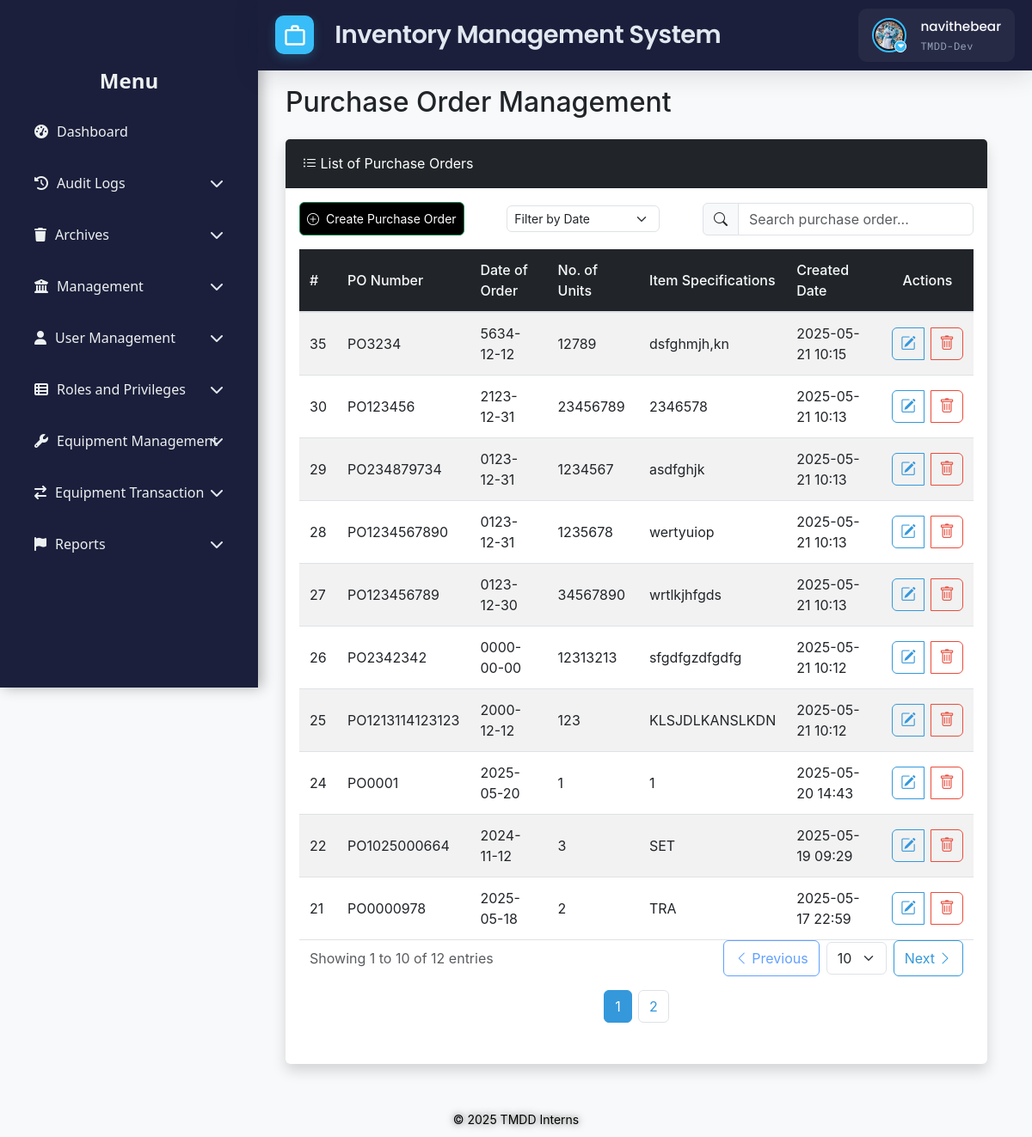
Page /src/view/php/modules/equipment_transactions/purchase_order.php (signed in) on the committed database.
### tables this page shows
CREATE TABLE `users` (
  `id` int(11) NOT NULL,
  `username` varchar(50) NOT NULL,
  `email` varchar(100) NOT NULL,
  `password` varchar(255) NOT NULL,
  `first_name` varchar(100) DEFAULT NULL,
  `last_name` varchar(100) DEFAULT NULL,
  `date_created` timestamp NULL DEFAULT current_timestamp(),
  `status` enum('Offline','Online') NOT NULL,
  `is_disabled` tinyint(1) NOT NULL DEFAULT 0,
  `profile_pic_path` varchar(2048) DEFAULT NULL
);

CREATE TABLE `roles` (
  `id` int(11) NOT NULL,
  `role_name` varchar(100) NOT NULL,
  `is_disabled` tinyint(1) NOT NULL DEFAULT 0
);

CREATE TABLE `purchase_order` (
  `id` int(11) NOT NULL,
  `po_no` varchar(20) DEFAULT NULL,
  `date_of_order` date NOT NULL,
  `no_of_units` int(11) NOT NULL,
  `item_specifications` text NOT NULL,
  `date_created` datetime DEFAULT current_timestamp(),
  `is_disabled` tinyint(1) NOT NULL DEFAULT 0
);

### src/control/RBACService.php (called while the page is built, shortened)
<?php
final class RBACService
{
    private array $privileges = [];
    public function __construct(
        private \PDO $pdo,
        int $userId
    ) {
        $this->loadUserPrivileges($userId);
    }
    private function loadUserPrivileges(int $userId): void
    {
        $sql = <<<'SQL'
        SELECT
          m.module_name,
          p.priv_name
        FROM user_department_roles ur
        JOIN roles r
          ON ur.role_id = r.id
         AND r.is_disabled = 0
        JOIN role_module_privileges rmp
          ON rmp.role_id = r.id
        JOIN modules m
          ON rmp.module_id = m.id
        JOIN privileges p
          ON rmp.privilege_id = p.id
         AND p.is_disabled = 0
       WHERE ur.user_id = ?
    SQL;
        $stmt = $this->pdo->prepare($sql);
        $stmt->execute([$userId]);
        while ($row = $stmt->fetch(\PDO::FETCH_ASSOC)) {
            $this->privileges[$row['module_name']][] = $row['priv_name'];
        }
    }
    public function hasPrivilege(string $module, string $priv): bool
    {
        return isset($this->privileges[$module])
            && in_array($priv, $this->privileges[$module], true);
    }
}

### src/view/php/modules/equipment_transactions/purchase_order.php (the view, shortened to what this page needs)
<?php
require_once '../../../../../config/ims-tmdd.php';
include '../../general/header.php';
$rbac = new RBACService($pdo, $_SESSION['user_id']);
$rbac->requirePrivilege('Equipment Transactions', 'View');
$canCreate = $rbac->hasPrivilege('Equipment Transactions', 'Create');
$canModify = $rbac->hasPrivilege('Equipment Transactions', 'Modify');
$canRemove = $rbac->hasPrivilege('Equipment Transactions', 'Remove');
try {
    $stmt = $pdo->query("SELECT * FROM purchase_order WHERE is_disabled = 0 ORDER BY id DESC");
    $purchaseOrders = $stmt->fetchAll();
} catch (PDOException $e) {
    $errors[] = "Error retrieving Purchase Orders: " . $e->getMessage();
}
?>
<!DOCTYPE html>
<html lang="en">
<head>
    <link href="https://cdn.jsdelivr.net/npm/bootstrap@5.3.0/dist/css/bootstrap.min.css" rel="stylesheet">
    <link href="https://cdn.jsdelivr.net/npm/bootstrap-icons@1.10.5/font/bootstrap-icons.css" rel="stylesheet">
    <link href="../../../styles/css/equipment-transactions.css" rel="stylesheet">
</head>
<body>
    <div class="wrapper">
        <div class="main-content">
            <div class="container-fluid">
                <?php include '../../general/sidebar.php'; ?>
                <h2 class="mb-4">Purchase Order Management</h2>
                <div class="card shadow">
                    <div class="card-header bg-dark text-white d-flex justify-content-between align-items-center">
                        <span><i class="bi bi-list-ul"></i> List of Purchase Orders</span>
                    </div>
                    <div class="card-body p-3">
                        <div class="d-flex justify-content-between align-items-center mb-3">
                            <?php if ($canCreate): ?>
                                <button type="button" class="btn btn-success btn-sm" data-bs-toggle="modal"
                                    data-bs-target="#addPOModal">
                                    <i class="bi bi-plus-circle"></i> Create Purchase Order
                                </button>
                            <?php else: ?>
                                <div></div>
                            <?php endif; ?>
                            <select class="form-select form-select-sm" id="dateFilter" style="width: auto;">
                                <option value="">Filter by Date</option>
                            </select>
                            <div class="input-group w-auto">
                                <span class="input-group-text"><i class="bi bi-search"></i></span>
                                <input type="text" id="searchPO" class="form-control" placeholder="Search purchase order...">
                            </div>
                        </div>
                        <div class="table-responsive" id="table">
                            <table id="purchaseTable" class="table table-striped table-hover">
                                <thead class="table-dark">
                                    <tr>
                                        <th>#</th>
                                        <th>PO Number</th>
                                        <th>Date of Order</th>
                                        <th>No. of Units</th>
                                        <th>Item Specifications</th>
                                        <th>Created Date</th>
                                        <th class="text-center">Actions</th>
                                    </tr>
                                </thead>
                                <tbody id="poTable">
                                    <?php if (!empty($purchaseOrders)): ?>
                                        <?php foreach ($purchaseOrders as $po): ?>
                                            <tr>
                                                <td><?php echo htmlspecialchars($po['id']); ?></td>
                                                <td><?php echo htmlspecialchars($po['po_no']); ?></td>
                                                <td><?php echo htmlspecialchars($po['date_of_order']); ?></td>
                                                <td><?php echo htmlspecialchars($po['no_of_units']); ?></td>
                                                <td><?php echo htmlspecialchars($po['item_specifications']); ?></td>
                                                <td><?php echo date('Y-m-d H:i', strtotime($po['date_created'])); ?></td>
                                                <td class="text-center">
                                                    <div class="btn-group" role="group">
                                                        <?php if ($canModify): ?>
                                                            <a class="btn btn-sm btn-outline-primary edit-po"
                                                                data-id="<?php echo htmlspecialchars($po['id']); ?>"
                                                                data-po="<?php echo htmlspecialchars($po['po_no']); ?>"
                                                                data-date="<?php echo htmlspecialchars($po['date_of_order']); ?>"
                                                                data-units="<?php echo htmlspecialchars($po['no_of_units']); ?>"
                                                                data-item="<?php echo htmlspecialchars($po['item_specifications']); ?>">
                                                                <i class="bi bi-pencil-square"></i> <span>Edit</span>
                                                            </a>
                                                        <?php endif; ?>
                                                        <?php if ($canRemove): ?>
                                                            <a class="btn btn-sm btn-outline-danger remove-po"
                                                                data-id="<?php echo htmlspecialchars($po['id']); ?>"
                                                                href="#">
                                                                <i class="bi bi-trash"></i> <span>Remove</span>
                                                            </a>
                                                        <?php endif; ?>
                                                    </div>
                                                </td>
                                            </tr>
                                        <?php endforeach; ?>
                                    <?php else: ?>
                                        <tr>
                                            <td colspan="7">No Purchase Orders found.</td>
                                        </tr>
                                    <?php endif; ?>
                                </tbody>
                            </table>
                            <div class="container-fluid">
                                <div class="row align-items-center g-3">
                                    <div class="col-12 col-sm-auto">
                                        <div class="text-muted">
                                            <?php $totalLogs = count($purchaseOrders); ?>
                                            Showing <span id="currentPage">1</span> to <span id="rowsPerPage">10</span> of <span id="totalRows"><?= $totalLogs ?></span> entries
                                        </div>
                                    </div>
                                    <div class="col-12 col-sm-auto ms-sm-auto">
                                        <div class="d-flex align-items-center gap-2">
                                            <button id="prevPage"
                                                class="btn btn-outline-primary d-flex align-items-center gap-1">
                                                <i class="bi bi-chevron-left"></i> Previous
                                            </button>
                                            <select id="rowsPerPageSelect" class="form-select" style="width: auto;">
                                                <option value="10" selected>10</option>
                                            </select>
                                            <button id="nextPage"
                                                class="btn btn-outline-primary d-flex align-items-center gap-1">
                                                Next <i class="bi bi-chevron-right"></i>
                                            </button>
                                        </div>
                                    </div>
                                </div>
                                <div class="row mt-3">
                                    <div class="col-12">
                                        <ul class="pagination justify-content-center" id="pagination"></ul>
                                    </div>
                                </div>
                            </div>
                        </div>
                    </div>
                </div>
            </div>
        </div> </div> <?php if ($canRemove): ?>
        <div class="modal fade" id="removePOModal" tabindex="-1">
            <div class="modal-dialog modal-dialog-centered">
                <div class="modal-content">
                    <div class="modal-header">
                        <h5 class="modal-title">Confirm Removal</h5>
                        <button type="button" class="btn-close" data-bs-dismiss="modal"
                            aria-label="Close"></button>
                    </div>
                    <div class="modal-body">
                        Are you sure you want to remove this purchase order?
                    </div>
                    <div class="modal-footer">
                        <button type="button" class="btn btn-secondary"
                            data-bs-dismiss="modal">Cancel</button>
                        <button type="button" id="confirmRemoveBtn"
                            class="btn btn-danger">Remove</button>
                    </div>
                </div>
            </div>
        </div>
    <?php endif; ?>
    <?php include '../../general/footer.php'; ?>
</body>
</html>

### src/view/php/general/header.php (shortened to what this page needs)
<?php
$user_id = $_SESSION['user_id'] ?? null;
$stmt = $pdo->prepare("
    SELECT u.username, u.profile_pic_path, r.role_name AS role
    FROM users u
    LEFT JOIN user_department_roles ur ON u.id = ur.user_id
    LEFT JOIN roles r ON ur.role_id = r.id
    WHERE u.id = ?
    LIMIT 1
");
$stmt->execute([$user_id]);
$user = $stmt->fetch(PDO::FETCH_ASSOC);
?>
<!DOCTYPE html>
<html lang="en">
<head>
    <link href="https://cdn.jsdelivr.net/npm/bootstrap@5.2.3/dist/css/bootstrap.min.css" rel="stylesheet">
    <link href="https://cdn.jsdelivr.net/npm/bootstrap-icons@1.10.3/font/bootstrap-icons.css" rel="stylesheet">
    <link rel="stylesheet"
        href="https://cdn.jsdelivr.net/npm/bootstrap@5.3.0/dist/css/bootstrap.min.css">
    <link rel="stylesheet"
        href="https://cdnjs.cloudflare.com/ajax/libs/font-awesome/6.4.0/css/all.min.css">
    <link href="https://cdn.jsdelivr.net/npm/select2@4.1.0-rc.0/dist/css/select2.min.css" rel="stylesheet" />
    <link rel="stylesheet" href="<?php echo BASE_URL; ?>src/view/styles/css/toast.css">
    <link rel="stylesheet" href="<?php echo BASE_URL; ?>src/view/styles/css/header_footer.css">
</head>
<body>
    <header class="header">
        <div class="logo-container">
            <div class="logo-icon">
                <svg viewBox="0 0 24 24">
                    <path d="M20 6h-4V4c0-1.1-.9-2-2-2h-4c-1.1 0-2 .9-2 2v2H4c-1.1 0-2 .9-2 2v12c0 1.1.9 2 2 2h16c1.1 0 2-.9 2-2V8c0-1.1-.9-2-2-2zM10 4h4v2h-4V4zm10 16H4V8h16v12z" />
                </svg>
            </div>
            <div>
                <div class="logo-text">Inventory Management System</div>
            </div>
        </div>
        <div class="header-widgets">
            <div class="user-profile" onclick="toggleDropdown()">
                <div class="profile-picture-container">
                    <img
                        src="<?= BASE_URL .
                                    (
                                        !empty($user['profile_pic_path'])
                                        ? 'public/' . htmlspecialchars($user['profile_pic_path'])
                                        : 'public/assets/img/default_profile.jpg'
                                    )
                                ?>"
                        alt="User Profile"
                        class="profile-picture" />
                    <span class="dropdown-indicator"><i class="fas fa-caret-down"></i></span>
                </div>
                <div class="user-info">
                    <div class="user-name"><?php echo htmlspecialchars($user['username']); ?></div>
                    <div class="user-role"><?= htmlspecialchars($user['role']); ?></div>
                </div>
            </div>
        </div>
    </header>
</body>
</html>

### rows in the picture
users: profile_pic_path (picture), username "navithebear", roles.role_name "TMDD-Dev"
purchase_order: id "35", po_no "PO3234", date_of_order "5634-12-12", no_of_units "12789", item_specifications "dsfghmjh,kn", date_created "2025-05-21 10:15"
purchase_order: id "30", po_no "PO123456", date_of_order "2123-12-31", no_of_units "23456789", item_specifications "2346578", date_created "2025-05-21 10:13"
purchase_order: id "29", po_no "PO234879734", date_of_order "0123-12-31", no_of_units "1234567", item_specifications "asdfghjk", date_created "2025-05-21 10:13"
purchase_order: id "28", po_no "PO1234567890", date_of_order "0123-12-31", no_of_units "1235678", item_specifications "wertyuiop", date_created "2025-05-21 10:13"
purchase_order: id "27", po_no "PO123456789", date_of_order "0123-12-30", no_of_units "34567890", item_specifications "wrtlkjhfgds", date_created "2025-05-21 10:13"
purchase_order: id "26", po_no "PO2342342", date_of_order "0000-00-00", no_of_units "12313213", item_specifications "sfgdfgzdfgdfg", date_created "2025-05-21 10:12"
purchase_order: id "25", po_no "PO1213114123123", date_of_order "2000-12-12", no_of_units "123", item_specifications "KLSJDLKANSLKDN", date_created "2025-05-21 10:12"
purchase_order: id "24", po_no "PO0001", date_of_order "2025-05-20", no_of_units "1", item_specifications "1", date_created "2025-05-20 14:43"
purchase_order: id "22", po_no "PO1025000664", date_of_order "2024-11-12", no_of_units "3", item_specifications "SET", date_created "2025-05-19 09:29"
purchase_order: id "21", po_no "PO0000978", date_of_order "2025-05-18", no_of_units "2", item_specifications "TRA", date_created "2025-05-17 22:59"

### other values in the picture
$totalLogs "12"
